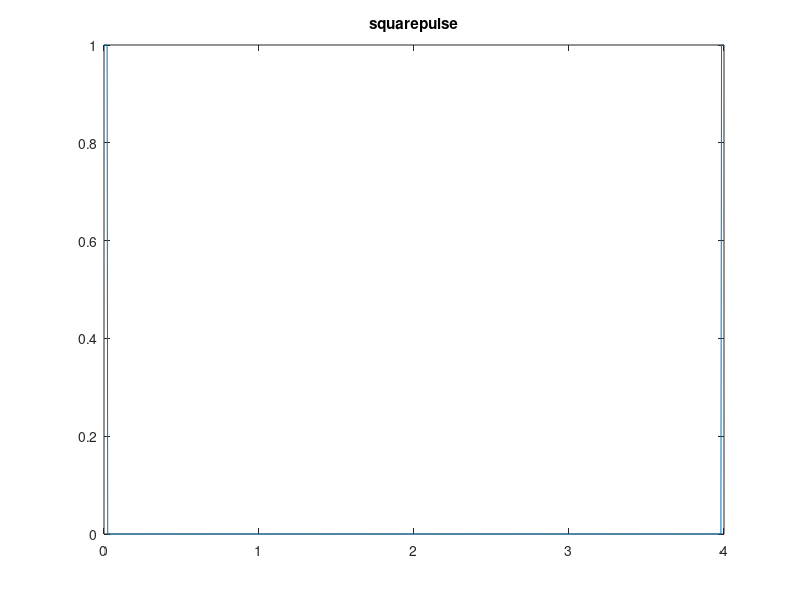
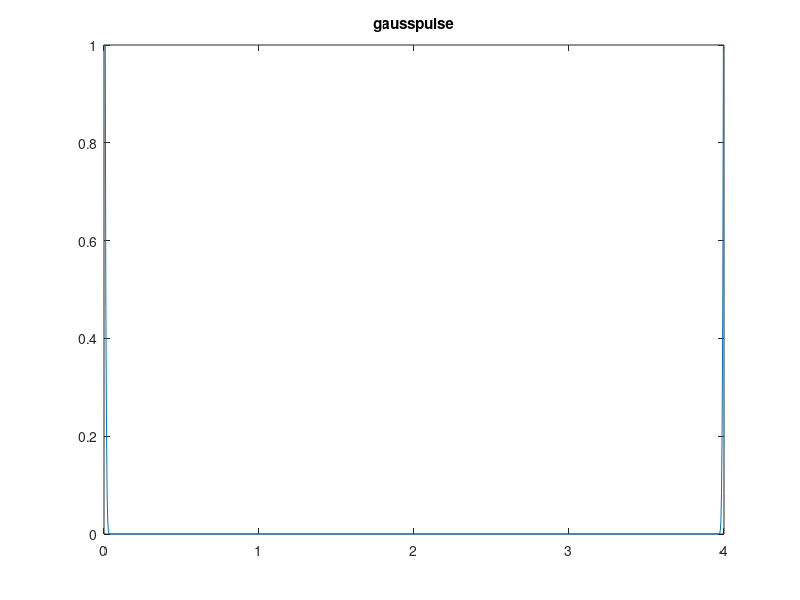
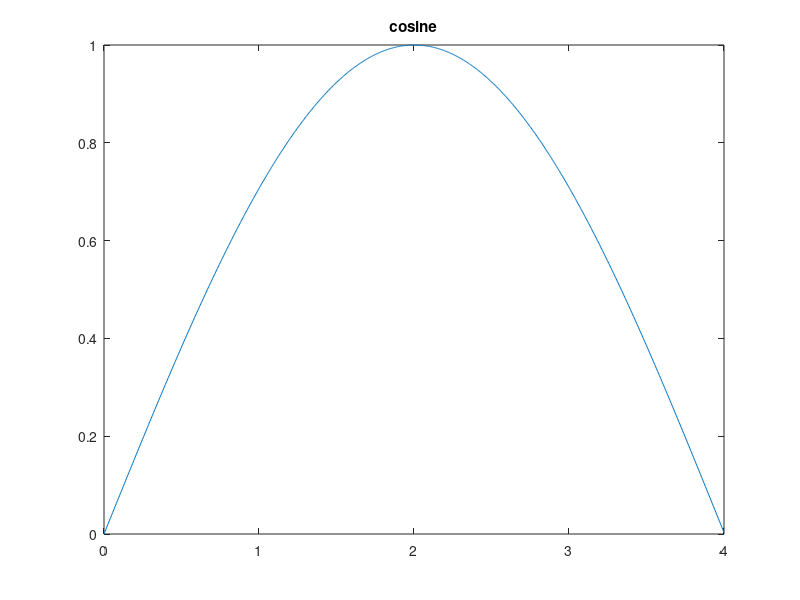
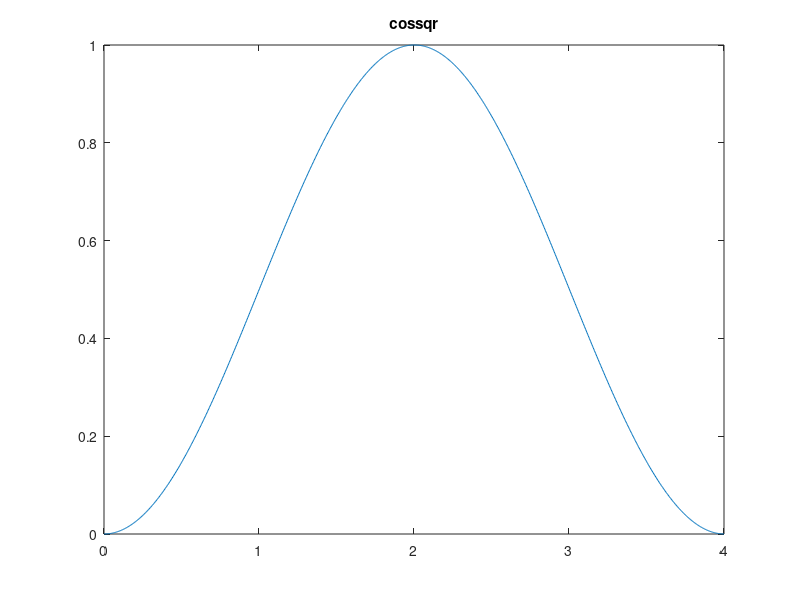

Reproduce these figures in MATLAB, in order.
clear all
close all
clc


nt=1001;
dt=0.004;
t=(0:dt:(nt-1)*dt);
safegap=0.02;
ns=floor(safegap/(2.0*dt)); 


data=zeros(1,nt); 

data(100)=1;
data(105)=1;
data(200)=1;
data(500)=1; 
data(800)=1; 


squarepulse=zeros(nt,1); 
squarepulse(1:6)=1;
squarepulse(997:nt)=1; 
gausspulse=1.2*exp(-(t.*t)/(2.0*(safegap/2.3)*(safegap/2.3)));
cosine=cos(pi*t/(nt*dt)-pi/2.0); 
cossqr=cosine.*cosine; 


gausspulse(1:ns+1)=1.0; 


for i_iter = 2:floor(nt/2)
    gausspulse(nt-i_iter+2)=gausspulse(i_iter);
end



figure(); 
plot(t,squarepulse); 
title('squarepulse'); 


figure();
plot(t,gausspulse); 
title('gausspulse'); 


figure();
plot(t,cosine); 
title('cosine'); 


figure();
plot(t,cossqr); 
title('cossqr'); 


figure(); 
plot(t,data); 
title('data'); 


fsquarepulse=fft(squarepulse); 
fdata=fft(data);

fgausspulse=fft(gausspulse); 


foutput=fgausspulse.*fdata; 

output=real(ifft(foutput));


figure(); 
plot(t,output,t,data); 
legend('output','data'); 





